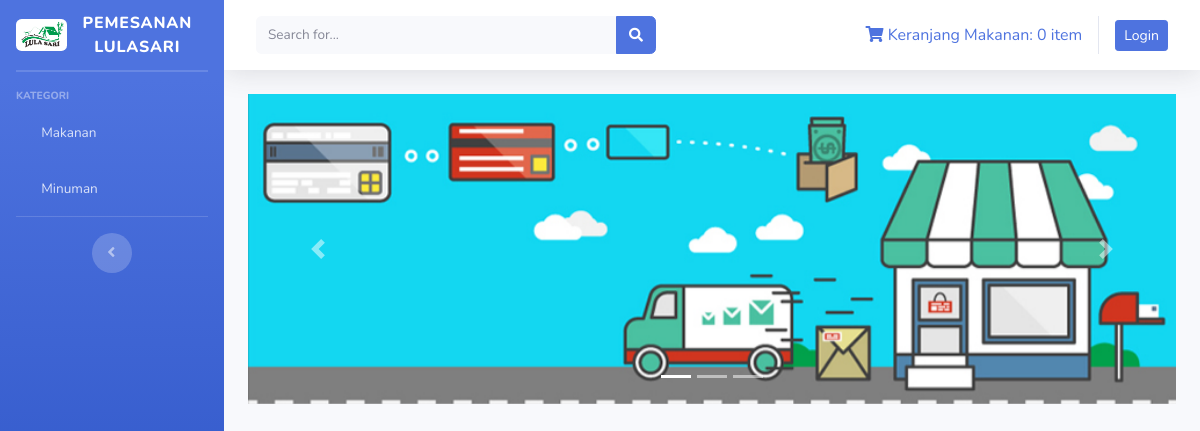
Page /index.php/kategori/minuman on the earlier database version.
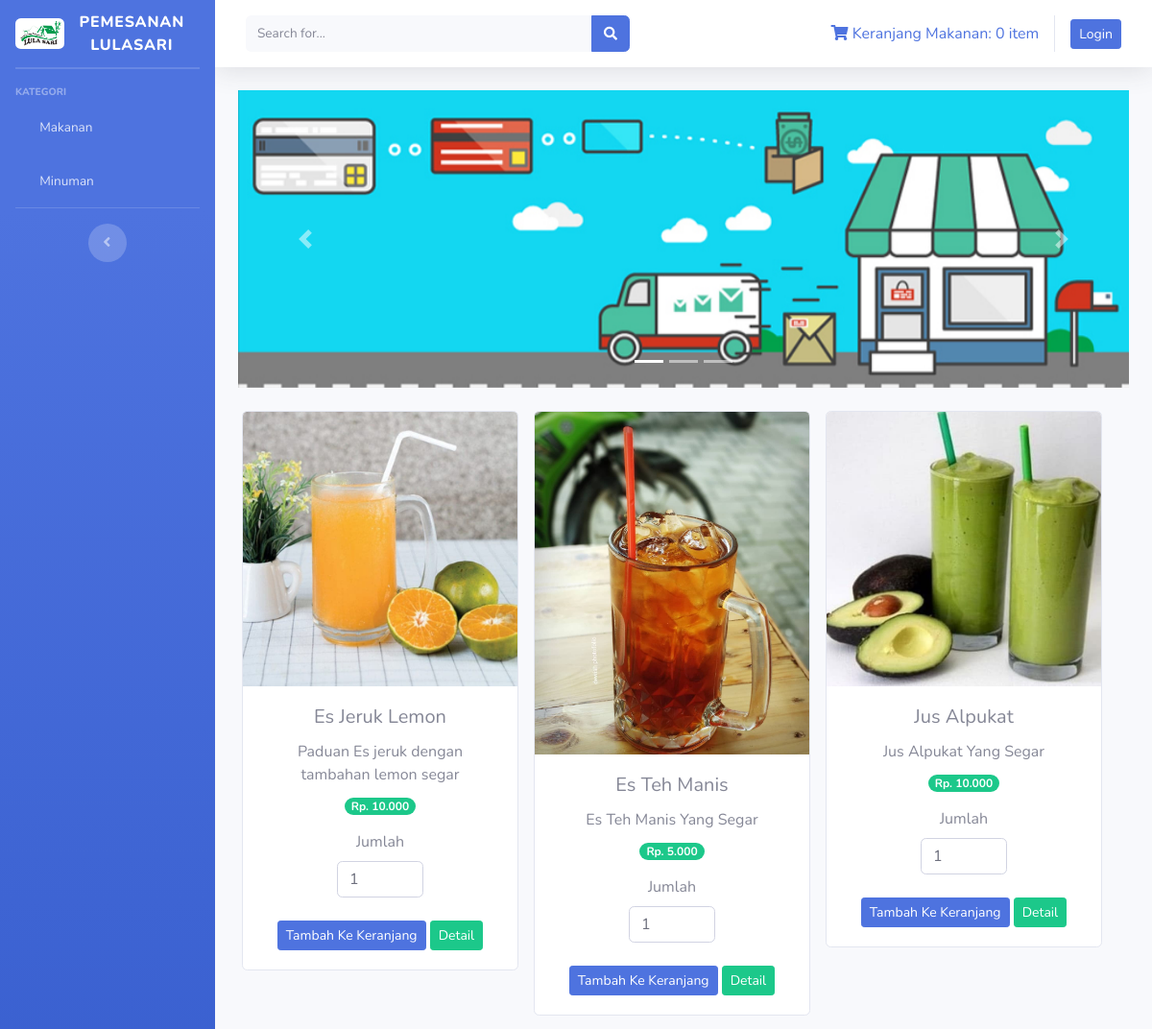
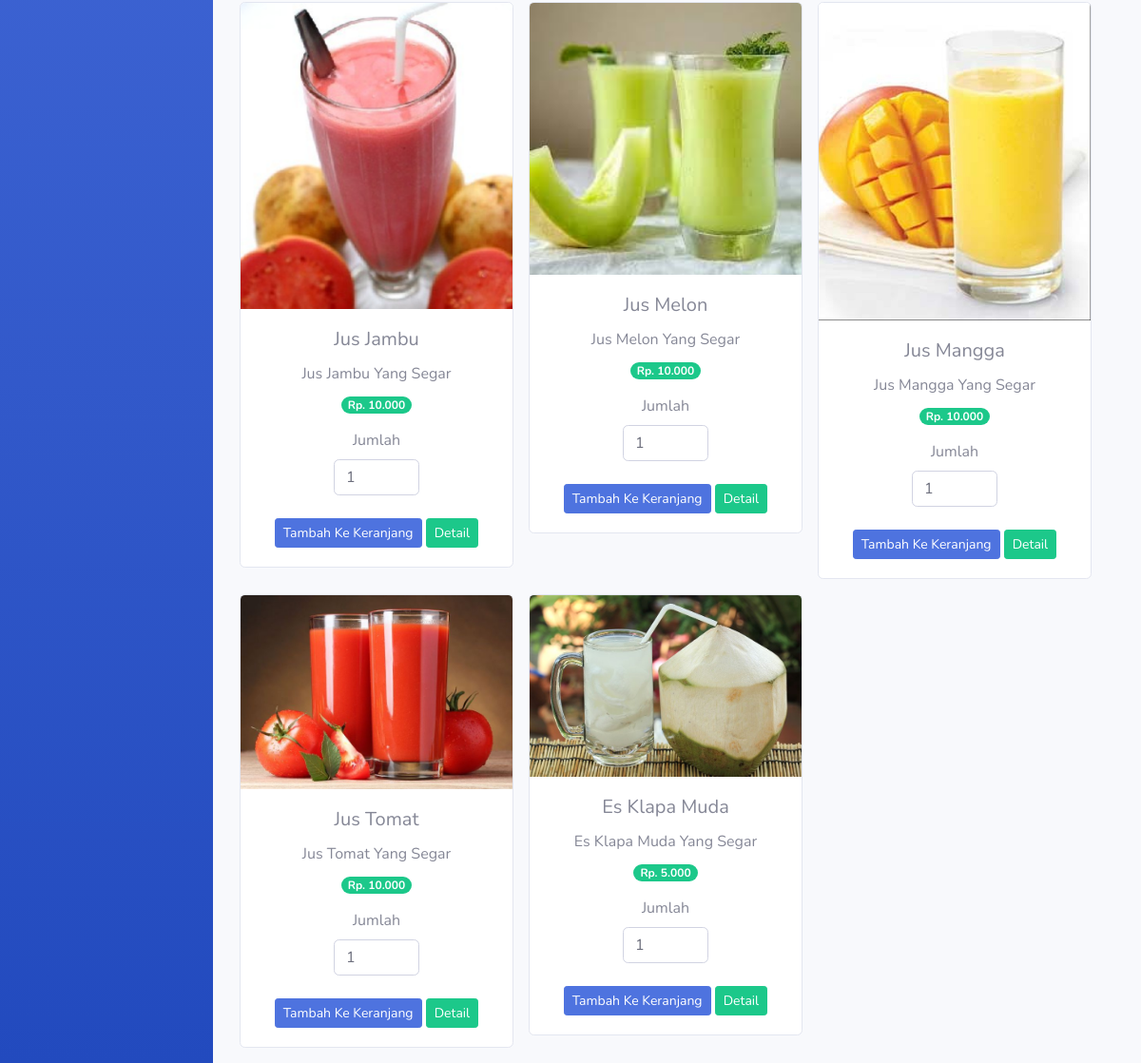
Same page on the later database version (2 pictures, top to bottom).
### tables this page shows
CREATE TABLE `tb_makmin` (
  `id_makmin` int(11) NOT NULL,
  `nama_makmin` varchar(120) NOT NULL,
  `keterangan` varchar(225) NOT NULL,
  `kategori` varchar(60) NOT NULL,
  `harga` int(11) NOT NULL,
  `gambar` text NOT NULL
);

### application/controllers/kategori.php (called while the page is built, shortened)
<?php
class Kategori extends CI_Controller{
    public function minuman(){
        $data['minuman'] = $this->model_kategori->data_minuman()->result();
        $this->load->view('templates/header');
        $this->load->view('templates/sidebar');
        $this->load->view('minuman', $data);
        $this->load->view('templates/footer');
    }
}

### index.php (called while the page is built, shortened)
<?php
require_once BASEPATH.'core/CodeIgniter.php';

### application/models/model_kategori.php (called while the page is built, shortened)
<?php
class Model_kategori extends CI_Model{
    public function data_minuman(){
        return $this->db->get_where('tb_makmin', array('kategori' => 'minuman'));
    }
}

### application/views/minuman.php (the view, shortened to what this page needs)
<div class="container-fluid">
<div id="carouselExampleIndicators" class="carousel slide" data-ride="carousel">
  <ol class="carousel-indicators">
    <li data-target="#carouselExampleIndicators" data-slide-to="0" class="active"></li>
    <li data-target="#carouselExampleIndicators" data-slide-to="1"></li>
    <li data-target="#carouselExampleIndicators" data-slide-to="2"></li>
  </ol>
  <div class="carousel-inner">
    <div class="carousel-item active">
      <img src="<?php echo base_url('assets/img/slider1.jpg') ?>" class="d-block w-100" alt="...">
    </div>
  </div>
  <a class="carousel-control-prev" href="#carouselExampleIndicators" role="button" data-slide="prev">
    <span class="carousel-control-prev-icon" aria-hidden="true"></span>
  </a>
  <a class="carousel-control-next" href="#carouselExampleIndicators" role="button" data-slide="next">
    <span class="carousel-control-next-icon" aria-hidden="true"></span>
  </a>
</div>
<div class="row text-center mt-4">
<?php  foreach ($minuman as $makmin) : ?>
<form action="<?php echo base_url('dashboard/tambah_ke_keranjang') ?>" method="post">
    <div class="card ml-3 mb-3" style="width: 18rem;">
        <img src="<?php echo base_url().'/uploads/'.$makmin->gambar ?>" class="card-img-top img-fluid" alt="...">
        <div class="card-body">
            <h5 class="card-title"><?php echo $makmin->nama_makmin ?></h5>
            <p class="card-text mb-2"><?php echo $makmin->keterangan ?></p>
            <span class="badge badge-pill badge-success mb-3">Rp. <?php echo number_format($makmin->harga, 0,',','.') ?></span><br>
            <label>Jumlah</label>
            <div class="row">
            <div class="col-md-4"></div>
            <input type="number" name="jumlah" value="1" class="form-control col-md-4"><br>
            <div class="col-md-4"></div>
            </div>
            <br>
            <button type="submit" class="btn btn-primary btn-sm">Tambah Ke Keranjang</button>
            <?php echo anchor('welcome/detail/'.$makmin->id_makmin, '<div class="btn btn-success btn-sm">Detail</div>') ?>
        </div>
    </div>
    </form>
<?php endforeach; ?>
    </div>
</div>

### application/views/templates/header.php (shortened to what this page needs)
<!DOCTYPE html>
<html lang="en">
<head>
  <link href="<?php echo base_url() ?>assets/vendor/fontawesome-free/css/all.min.css" rel="stylesheet" type="text/css">
  <link href="<?php echo base_url() ?>assets/css/sb-admin-2.min.css" rel="stylesheet">
</head>

### application/views/templates/sidebar.php (shortened to what this page needs)
<body id="page-top">
  <div id="wrapper">
    <ul class="navbar-nav bg-gradient-primary sidebar sidebar-dark accordion" id="accordionSidebar">
      <a class="sidebar-brand d-flex align-items-center justify-content-center" href="<?php echo base_url('welcome/index'); ?>">
        <div class="sidebar-brand-icon">
        <img src="<?php echo base_url().'/uploads/lulasaribg.png' ?>" alt="" class="img-fluid rounded">
        </div>
        <div class="sidebar-brand-text mx-3">PEMESANAN LULASARI</div>
      </a>
      <hr class="sidebar-divider my-0">
      <hr class="sidebar-divider">
      <div class="sidebar-heading">
        KATEGORI
      </div>
      <li class="nav-item">
        <a class="nav-link" href="<?php echo base_url('kategori/makanan') ?>">
          <span>Makanan</span></a>
      </li>
      <li class="nav-item">
        <a class="nav-link" href="<?php echo base_url('kategori/minuman') ?>">
          <span>Minuman</span></a>
      </li>
      <hr class="sidebar-divider d-none d-md-block">
      <div class="text-center d-none d-md-inline">
        <button class="rounded-circle border-0" id="sidebarToggle"></button>
      </div>
    </ul>
    <div id="content-wrapper" class="d-flex flex-column">
      <div id="content">
        <nav class="navbar navbar-expand navbar-light bg-white topbar mb-4 static-top shadow">
          <form class="d-none d-sm-inline-block form-inline mr-auto ml-md-3 my-2 my-md-0 mw-100 navbar-search">
            <div class="input-group">
              <input type="text" class="form-control bg-light border-0 small" placeholder="Search for..." aria-label="Search" aria-describedby="basic-addon2">
              <div class="input-group-append">
                <button class="btn btn-primary" type="button">
                  <i class="fas fa-search fa-sm"></i>
                </button>
              </div>
            </div>
          </form>
          <ul class="navbar-nav ml-auto">
           <div class="navbar">
            <ul class="nav navbar-nav navbar-right">
            <li>
            <?php $keranjang='<i class="fas fa-shopping-cart"></i> Keranjang Makanan: '.$this->cart->total_items().' item'; ?>
            <?php echo anchor('dashboard/detail_keranjang', $keranjang); ?>
            </li>
            </ul>
            <ul class="nav navbar-right navbar-nav">
            <?php if($this->session->userdata('username')){ ?>
            <li class="nav-item dropdown no-arrow">
            <a class="nav-link dropdown-toggle" href="#" id="userDropdown" role="button" data-toggle="dropdown" aria-haspopup="true" aria-expanded="false">
              <span class="mr-2 d-none d-lg-inline text-gray-600 small"><?php echo $this->session->userdata('username'); ?></span>
              <img class="img-profile rounded-circle" src="<?php echo base_url().'/uploads/'.$this->session->userdata('gambar');  ?>">
            </a>
            <div class="dropdown-menu dropdown-menu-right shadow animated--grow-in" aria-labelledby="userDropdown">
              <?php if($this->session->userdata('role_id')==1){ ?>
                <a class="dropdown-item" href="<?php echo base_url('admin/profil') ?>">
                <i class="fas fa-user fa-sm fa-fw mr-2 text-gray-400"></i>
                Profile
              </a>
            <?php  }else{?>
              <a class="dropdown-item" href="<?php echo base_url('user/profil') ?>">
                <i class="fas fa-user fa-sm fa-fw mr-2 text-gray-400"></i>
                Profile
              </a>
              <?php };?>
              <?php if($this->session->userdata('role_id')== 1){ ?>
              <a class="dropdown-item" href="<?php echo base_url('admin/invoice') ?>">
                <i class="fas fa-cogs fa-sm fa-fw mr-2 text-gray-400"></i>
                Dashboard
              </a>
              <?php }else{ ?>
                <a class="dropdown-item" href="<?php echo base_url('user/pesanan') ?>">
                <i class="fas fa-cogs fa-sm fa-fw mr-2 text-gray-400"></i>
                Pesanan
              </a>
              <?php }; ?>
              <div class="dropdown-divider"></div>
              <a class="dropdown-item" href="#" data-toggle="modal" data-target="#logoutModal">
                <i class="fas fa-sign-out-alt fa-sm fa-fw mr-2 text-gray-400"></i>
                Logout
              </a>
            </div>
          </li>
            <?php }else{?>
            <li><?php echo anchor('auth/login', '<div class="btn btn-primary btn-sm">Login</div>'); ?></li>
            <?php }?>
            </ul>
          </ul>
 </nav>

### application/views/templates/footer.php (shortened to what this page needs)
</body>
</html>

Differences in the rows shown:
added tb_makmin: gambar (picture), nama_makmin "Es Jeruk Lemon", keterangan "Paduan Es jeruk dengan tambahan lemon segar", harga "10.000", id_makmin "Detail"
added tb_makmin: gambar (picture), nama_makmin "Es Teh Manis", keterangan "Es Teh Manis Yang Segar", harga "5.000", id_makmin "Detail"
added tb_makmin: gambar (picture), nama_makmin "Jus Alpukat", keterangan "Jus Alpukat Yang Segar", harga "10.000", id_makmin "Detail"
added tb_makmin: gambar (picture), nama_makmin "Jus Jambu", keterangan "Jus Jambu Yang Segar", harga "10.000", id_makmin "Detail"
added tb_makmin: gambar (picture), nama_makmin "Jus Melon", keterangan "Jus Melon Yang Segar", harga "10.000", id_makmin "Detail"
added tb_makmin: gambar (picture), nama_makmin "Jus Mangga", keterangan "Jus Mangga Yang Segar", harga "10.000", id_makmin "Detail"
added tb_makmin: gambar (picture), nama_makmin "Jus Tomat", keterangan "Jus Tomat Yang Segar", harga "10.000", id_makmin "Detail"
added tb_makmin: gambar (picture), nama_makmin "Es Klapa Muda", keterangan "Es Klapa Muda Yang Segar", harga "5.000", id_makmin "Detail"
